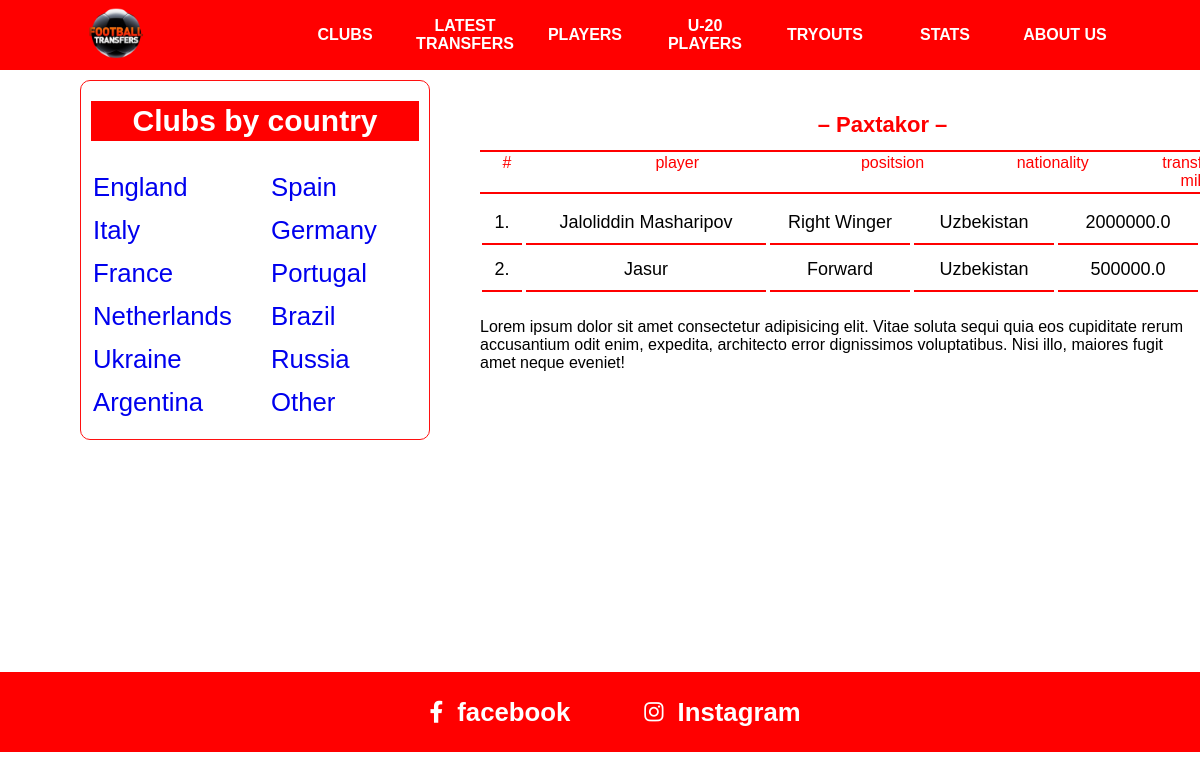
The page /clubs/2/details/ on the database its author committed.
### main/models.py (models this page shows, shortened)
class Club(models.Model):
    name = models.CharField(max_length=255)
    logo = models.ImageField(upload_to='clubs',null=True,blank=True)
    president = models.CharField(max_length=255,blank=True,null=True)
    coach = models.CharField(max_length=255, blank=True,null=True)
    found_date = models.DateField(blank=True,null=True)
    country = models.ForeignKey(Country,on_delete=models.CASCADE)

class Player(models.Model):
    name = models.CharField(max_length=255)
    number = models.PositiveSmallIntegerField(validators=[MinValueValidator(1),MaxValueValidator(99)])
    position = models.CharField(max_length=255,blank=True,null=True)
    birthdate = models.DateField(blank=True,null=True)
    price = models.FloatField(validators=[MinValueValidator(0)])
    country = models.ForeignKey(Country,on_delete=models.CASCADE)
    club = models.ForeignKey(Club,on_delete=CASCADE)

class Country(models.Model):
    name = models.CharField(max_length=50)

### main/views.py (the view)
# urls.py: path('clubs/<int:pk>/details/', ClubDetailsView.as_view(),name = 'club-details'),
class ClubDetailsView(View):
    def get(self,request,pk):
        club = get_object_or_404(Club,id=pk)
        players = club.player_set.order_by('-price')
        context = {
            'club':club,
            'players':players,
        }
        return render(request,'club-details.html',context)

### templates/club-details.html
{% extends 'base.html' %}
{% block content %}
      <div class="nav">
        <h2>– {{ club.name }} –</h2>
        <table class="content-nav">
          <thead>
            <tr>
              <td>#</td>
              <td>player</td>
              <td>positsion</td>
              <td>nationality</td>
              <td>
                transfer value, <br />
                mill. euro
              </td>
            </tr>
          </thead>
        </table>
      </div>
      <div class="content">
        <table class="players">
            <tbody>
            {% for player in players %}
            <tr>
                <td>{{ forloop.counter }}.</td>
                <td>{{ player.name}}</td>
                <td>{{ player.position }}</td>
                <td>{{ player.country.name }}</td>
                <td>{{ player.price }}</td>
          </tr>
            {% endfor %}
            </tbody>
        </table>
        <p>
          Lorem ipsum dolor sit amet consectetur adipisicing elit. Vitae soluta
          sequi quia eos cupiditate rerum accusantium odit enim, expedita,
          architecto error dignissimos voluptatibus. Nisi illo, maiores fugit
          amet neque eveniet!
        </p>
      </div>
{% endblock %}

### static/css/main.css (style rules this page uses)
* { margin: 0; padding: 0; box-sizing: border-box; }
.nav { width: 805px; background-color: white; position: fixed; left: 480px; top: 70px; }
.nav h2 { text-align: center; color: red; line-height: 50px; padding-top: 30px; font-size: 22px; }
.players { width: 100%; }
.players tr { display: flex; flex-wrap: wrap; justify-content: space-between; }
.players tr td { width: 140px; margin-bottom: 4px; padding: 10px 0px; font-size: 18px; border-bottom: 2px solid rgb(255, 0, 0); text-align: center; }
.players tr td:nth-child(2), .top-players tr td:nth-child(2), .playerss tr td:nth-child(2) { width: 240px; }
.players tr td:nth-child(1), .top-players tr td:nth-child(1), .playerss tr td:nth-child(1) { width: 40px !important; }
.content { max-width: 800px; margin-left: 480px; margin-top: 200px; padding-bottom: 100px; }
.content p, .content b { margin-top: 20px; }
.content-nav { border-top: 2px solid rgb(255, 0, 0); border-bottom: 2px solid rgb(255, 0, 0); width: 100%; }
.content-nav tr { display: flex; justify-content: space-between !important; }
.content-nav tr td { width: 140px; color: red; text-align: center; }
.content-nav tr td:nth-child(1) { width: 50px; }
.content-nav tr td:nth-child(2) { width: 250px; }

### rows shown on the page
Club: name "Paxtakor"
Player: name "Jaloliddin Masharipov", position "Right Winger", country.name "Uzbekistan", price "2000000.0"
Player: name "Jasur", position "Forward", country.name "Uzbekistan", price "500000.0"
